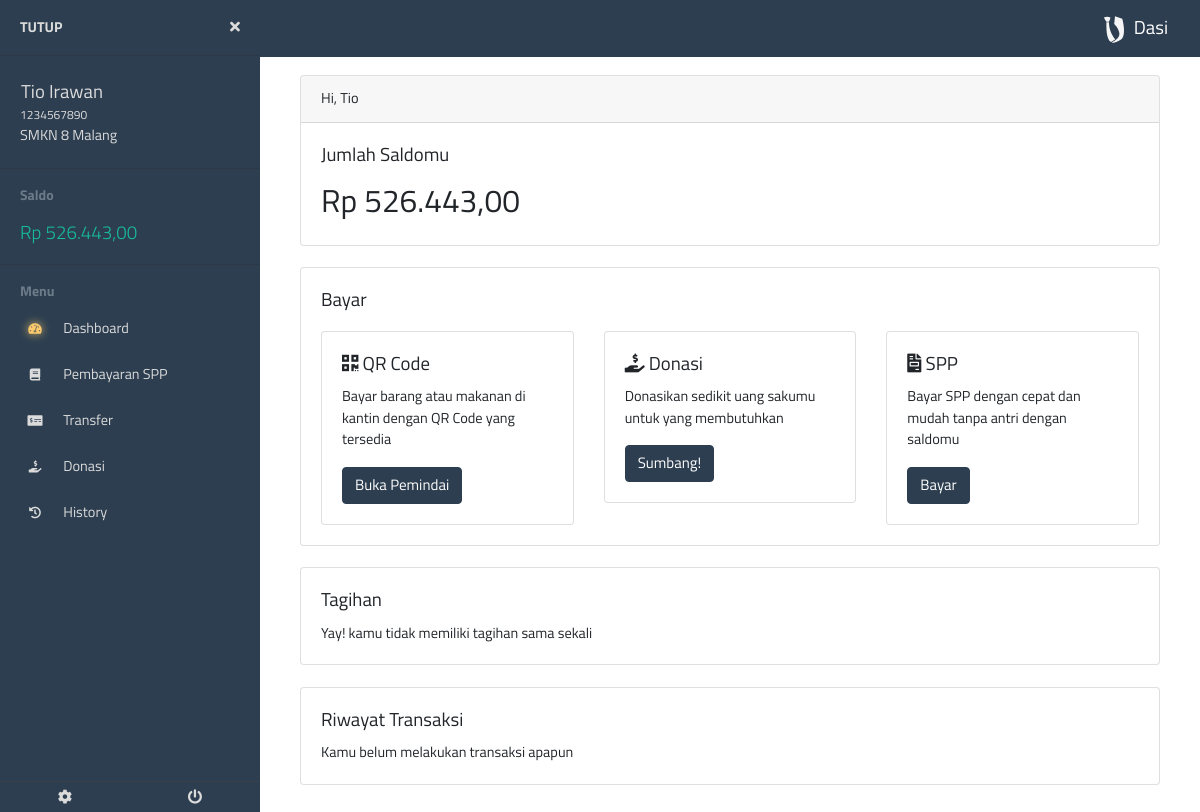
Screenshot of /siswa/dashboard.php (signed in) with the database file from the repository.
### tables this page shows
CREATE TABLE `users` (
  `id` int(11) NOT NULL,
  `id_sekolah` int(11) NOT NULL,
  `nama` varchar(255) NOT NULL,
  `kelamin` enum('laki-laki','perempuan') NOT NULL,
  `email` varchar(255) NOT NULL,
  `level` varchar(255) NOT NULL DEFAULT 'siswa',
  `tingkatan` enum('I','II','III','IV','V','VI','VII','VIII','IX','X','XI','XII','XIII') NOT NULL,
  `kelas` varchar(255) NOT NULL,
  `jurusan` varchar(255) NOT NULL,
  `nisn` varchar(255) NOT NULL,
  `saldo` bigint(20) NOT NULL DEFAULT '0',
  `password` varchar(255) NOT NULL
);

CREATE TABLE `schools` (
  `id` int(11) NOT NULL,
  `npsn` varchar(255) NOT NULL,
  `status` varchar(255) NOT NULL COMMENT 'Negeri / Swasta',
  `bentuk_pendidikan` varchar(255) NOT NULL COMMENT 'SMK / SMA',
  `nama_sekolah` varchar(255) NOT NULL
);

### db/database.php (called while the page is built, shortened)
<?php
require __DIR__ . "/../process/utils.php";
class Database
{
    private $contHost = 'localhost';
    private $contnama = 'dasi';
    private $contUsernama = 'root';
    private $contUserPassword = '';
    private $cont  = null;
    public function __construct()
    {
        if ($this->cont == null) {
            try {
                $this->cont =  new PDO(
                    "mysql:host=" . $this->contHost .
                        ";" . "dbname=" . $this->contnama,
                    $this->contUsernama,
                    $this->contUserPassword
                );
                $this->cont->setAttribute(PDO::ATTR_ERRMODE, PDO::ERRMODE_EXCEPTION);
            } catch (PDOException $e) {
                die($e->getMessage());
            }
        }
        return $this->cont;
    }
    public function getSchoolData($id, $rettype) {
        try {
            $query = $this->cont->prepare(
                "SELECT * FROM schools WHERE id=:id"
            );
            $query->bindParam("id", $id, PDO::PARAM_STR);
            $query->execute();
            if ($query->rowCount() > 0) {
                return $query->fetch($rettype);
            }
        }catch (PDOException $e) {
            exit($e->getMessage());
        }
    }
    public function getUserById($id, $rettype)
    {
        try {
            $query = $this->cont->prepare(
                "SELECT id, nama, email, kelamin, level, tingkatan, kelas, jurusan, nisn, saldo, id_sekolah
                FROM users WHERE id=:id"
            );
            $query->bindParam("id", $id, PDO::PARAM_STR);
            $query->execute();
            if ($query->rowCount() > 0) {
                return $query->fetch($rettype);
            }
        } catch (PDOException $e) {
            exit($e->getMessage());
        }
    }
}

### process/getLoginData.php (called while the page is built, shortened)
<?php
require '../db/database.php';
$db = new Database();
$data = $db->getUserById($_SESSION['userid'], PDO::FETCH_ASSOC);

### siswa/dashboard.php (the view, shortened to what this page needs)
<!DOCTYPE html>
<html lang="en">
<head>
    <?php include "../component/helmet.php" ?>
</head>
<body>
    <?php include "../process/getLoginData.php" ?>
    <?php include "../component/siswa/sidebaropen.php" ?>
    <?php
    $saldo = (int)$data["saldo"];
    ?>
    <div class="card">
        <div class="card-header">
            Hi, <?= explode(' ', $data["nama"])[0] ?>
        </div>
        <div class="card-body">
            <h5 class="card-title">Jumlah Saldomu</h5>
            <p class="card-text" id="saldo"><?= rupiah($saldo) ?></p>
        </div>
    </div>
    <br>
    <div class="card">
        <div class="card-body">
            <h5 class="card-title">Bayar</h5>
            <div class="row">
                <div class="col-sm-4 mt-2">
                    <div class="card">
                        <div class="card-body">
                            <h5 class="card-title"><i class="fas fa-qrcode" aria-hidden="true"></i> QR Code</h5>
                            <p class="card-text">Bayar barang atau makanan di kantin dengan QR Code yang tersedia</p>
                            <a href="scan.php" class="btn btn-primary">Buka Pemindai</a>
                        </div>
                    </div>
                </div>
                <div class="col-sm-4 mt-2">
                    <div class="card">
                        <div class="card-body">
                            <h5 class="card-title"><i class="fas fa-hand-holding-usd"></i> Donasi</h5>
                            <p class="card-text">Donasikan sedikit uang sakumu untuk yang membutuhkan</p>
                            <a href="donasi.php" class="btn btn-primary">Sumbang!</a>
                        </div>
                    </div>
                </div>
                <div class="col-sm-4 mt-2">
                    <div class="card">
                        <div class="card-body">
                            <h5 class="card-title"><i class="fas fa-file-invoice"></i> SPP</h5>
                            <p class="card-text">Bayar SPP dengan cepat dan mudah tanpa antri dengan saldomu</p>
                            <a href="spp.php" class="btn btn-primary">Bayar</a>
                        </div>
                    </div>
                </div>
            </div>
        </div>
    </div>
    <br />
    <div class="card">
        <div class="card-body">
            <h5 class="card-title">Tagihan</h5>
            <p class="card-text">Yay! kamu tidak memiliki tagihan sama sekali</p>
        </div>
    </div>
    <br />
    <div class="card">
        <div class="card-body">
            <h5 class="card-title">Riwayat Transaksi</h5>
            <?php include "../component/siswa/riwayat.php" ?>
        </div>
    </div>
    <?php include "../component/siswa/sidebarclose.php" ?>
</body>
</html>

### component/siswa/sidebaropen.php (shortened to what this page needs)
<?php
    $sekolah = $db->getSchoolData($data["id_sekolah"], PDO::FETCH_OBJ);
    $cp = explode(".", basename($_SERVER["SCRIPT_FILENAME"]))[0];
?>
<nav class="navbar fixed-top navbar-expand-sm bg-primary navbar-dark navbar-fixed">
    <a class="navbar-brand mr-xs-0" href="dashboard.php"><img src="../assets/dasi_white.svg" alt="">Dasi</a>
</nav>
<div class="page-wrapper toggled chiller-theme">
    <a id="show-sidebar" class="btn btn-sm text-white" href="#">
    </a>
    <nav id="sidebar" class="sidebar-wrapper">
        <div class="sidebar-content">
            <div class="sidebar-brand" id="close-sidebar">
                <a>Tutup</a>
                <div>
                    <i class="fas fa-times"></i>
                </div>
            </div>
            <div class="sidebar-header">
                <div class="user-info">
                    <span class="user-name"><?=ucwords($data["nama"])?></span>
                    <span class="user-id"><?=$data["nisn"]?></span>
                    <span class="user-role"><?=$sekolah->nama_sekolah?></span>
                </div>
            </div>
            <div class="sidebar-menu">
                    <ul>
                        <li class="header-menu">
                            <span>Saldo</span>
                        </li>
                        <li>
                            <a><?=boldGreen(rupiah($data["saldo"]))?></a>
                        </li>
                    </ul>
            </div>
            <div class="sidebar-menu">
                <ul>
                    <li class="header-menu">
                        <span>Menu</span>
                    </li>
                    <li>
                        <a href="dashboard.php">
                            <i class="fas fa-tachometer-alt <?= $cp == "dashboard" ? "tab-active" : ""?>"></i>
                            <span>Dashboard</span>
                        </a>
                    </li>
                    <li>
                        <a href="spp.php">
                            <i class="fas fa-book <?= $cp == "spp" ? "tab-active" : ""?>"></i>
                            <span>Pembayaran SPP</span>
                        </a>
                    </li>
                    <li>
                        <a href="kirim.php">
                            <i class="fas fa-money-check-alt <?= $cp == "kirim" ? "tab-active" : ""?>"></i>
                            <span>Transfer</span>
                        </a>
                    </li>
                    <li>
                        <a href="donasi.php">
                            <i class="fas fa-hand-holding-usd <?= $cp == "donasi" ? "tab-active" : ""?>"></i>
                            <span>Donasi</span>
                        </a>
                    </li>
                    <li>
                        <a href="history.php">
                            <i class="fa fa-history <?= $cp == "history" ? "tab-active" : ""?>"></i>
                            <span>History</span>
                        </a>
                    </li>
                </ul>
            </div>
        </div>
        <div class="sidebar-footer">
            <a href="pengaturan.php">
                <i class="fa fa-cog"></i>
            </a>
            <a href="../actions/logout.php">
                <i class="fa fa-power-off"></i>
            </a>
        </div>
    </nav>
    <main class="page-content fadeInRight">
    <div class="container-fluid" id="mainbody">

### process/utils.php (shortened to what this page needs)
<?php
function rupiah($angka)
{
    $hasil_rupiah = "Rp " . number_format($angka, 2, ',', '.');
    return $hasil_rupiah;
}
function boldGreen($str) {
    return "<span class='lead text-success'>$str</span>";
}

### styles/main.css (style rules this page uses)
body { margin: 0; height: 100%; font-family: "Titillium Web", sans-serif; }
main { margin-top: 35px; }
#saldo { font-size: 2.2em; }
.navbar-brand > img { width: 40px; }

### styles/animation.css (style rules this page uses)
.fadeInRight { -webkit-animation-duration: 0.5s; animation-duration: 0.5s; -webkit-animation-name: fadeInRight; animation-name: fadeInRight; }

### rows the page displays
users: nama "Tio Irawan", nisn "1234567890", saldo "Rp 526.443,00", nama "Tio"
schools: nama_sekolah "SMKN 8 Malang"
